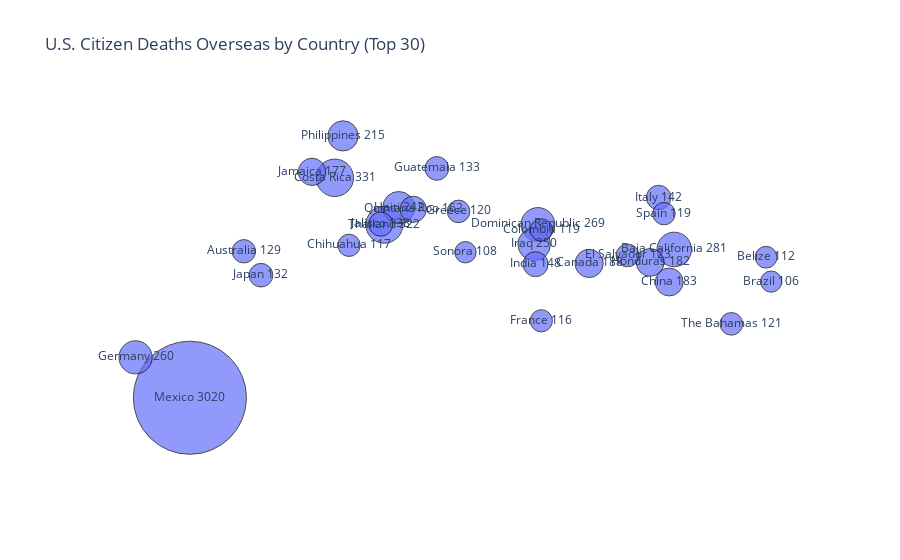

Notebook source saved alongside this figure:
### Code cell
top_countries = death_counts.sort_values(by="death_count", ascending=False).head(30)

# Assign random x and y positions for plotting (to simulate a "cluster")
top_countries["x"] = np.random.normal(size=len(top_countries))
top_countries["y"] = np.random.normal(size=len(top_countries))

# Plot using Plotly
fig = px.scatter(
    top_countries,
    x="x",
    y="y",
    size="death_count",
    text=top_countries.apply(lambda row: f"{row['country']}\n{row['death_count']}", axis=1),
    size_max=80,
    hover_name="country",
    title="U.S. Citizen Deaths Overseas by Country (Top 30)",
)

# Make it look clean
fig.update_traces(textposition='middle center', marker=dict(opacity=0.7, line=dict(width=1, color='black')))
fig.update_layout(
    showlegend=False,
    xaxis=dict(showgrid=False, zeroline=False, visible=False),
    yaxis=dict(showgrid=False, zeroline=False, visible=False),
    plot_bgcolor='white'
)

fig.show()

### Figure 1 — Plotly figure (JSON) as saved in the notebook; plotly's stock layout.template omitted (floating-point values rounded to 4 significant figures)
{"data": [{"hovertemplate": "<b>%{hovertext}</b><br><br>x=%{x}<br>y=%{y}<br>death_count=%{marker.size}<br>text=%{text}<extra></extra>", "hovertext": ["Mexico", "Costa Rica", "Thailand", "Baja California", "Dominican Republic", "Germany", "Iraq", "Haiti", "Philippines", "Canada", "China", "Honduras", "Jamaica", "Quintana Roo", "India", "Italy", "Jalisco", "Guatemala", "Japan", "Australia", "El Salvador", "The Bahamas", "Greece", "Spain", "Colombia", "Chihuahua", "France", "Belize", "Sonora", "Brazil"], "legendgroup": "", "marker": {"color": "#636efa", "line": {"color": "black", "width": 1}, "opacity": 0.7, "size": [3020, 331, 322, 281, 269, 260, 250, 242, 215, 188, 183, 182, 177, 162, 148, 142, 138, 133, 132, 129, 123, 121, 120, 119, 119, 117, 116, 112, 108, 106], "sizemode": "area", "sizeref": 0.4719, "symbol": "circle"}, "mode": "markers+text", "name": "", "orientation": "v", "showlegend": false, "text": ["Mexico\n3020", "Costa Rica\n331", "Thailand\n322", "Baja California\n281", "Dominican Republic\n269", "Germany\n260", "Iraq\n250", "Haiti\n242", "Philippines\n215", "Canada\n188", "China\n183", "Honduras\n182", "Jamaica\n177", "Quintana Roo\n162", "India\n148", "Italy\n142", "Jalisco\n138", "Guatemala\n133", "Japan\n132", "Australia\n129", "El Salvador\n123", "The Bahamas\n121", "Greece\n120", "Spain\n119", "Colombia\n119", "Chihuahua\n117", "France\n116", "Belize\n112", "Sonora\n108", "Brazil\n106"], "textposition": "middle center", "type": "scatter", "x": [-1.479, -0.7198, -0.4606, 1.057, 0.3436, -1.763, 0.3241, -0.3851, -0.6769, 0.6117, 1.031, 0.9313, -0.8392, -0.3092, 0.3313, 0.9755, -0.4792, -0.1857, -1.106, -1.196, 0.8125, 1.356, -0.07201, 1.004, 0.3616, -0.6451, 0.3614, 1.538, -0.03583, 1.565], "xaxis": "x", "y": [-2.62, 0.8219, 0.08705, -0.299, 0.09176, -1.988, -0.2197, 0.3571, 1.478, -0.5183, -0.8085, -0.5018, 0.9154, 0.3288, -0.5298, 0.5133, 0.09708, 0.9686, -0.7021, -0.3277, -0.3921, -1.464, 0.2961, 0.2611, 0.005113, -0.2346, -1.415, -0.4206, -0.3427, -0.8023], "yaxis": "y"}], "layout": {"legend": {"itemsizing": "constant", "tracegroupgap": 0}, "plot_bgcolor": "white", "showlegend": false, "title": {"text": "U.S. Citizen Deaths Overseas by Country (Top 30)"}, "xaxis": {"anchor": "y", "domain": [0, 1], "showgrid": false, "title": {"text": "x"}, "visible": false, "zeroline": false}, "yaxis": {"anchor": "x", "domain": [0, 1], "showgrid": false, "title": {"text": "y"}, "visible": false, "zeroline": false}}}
